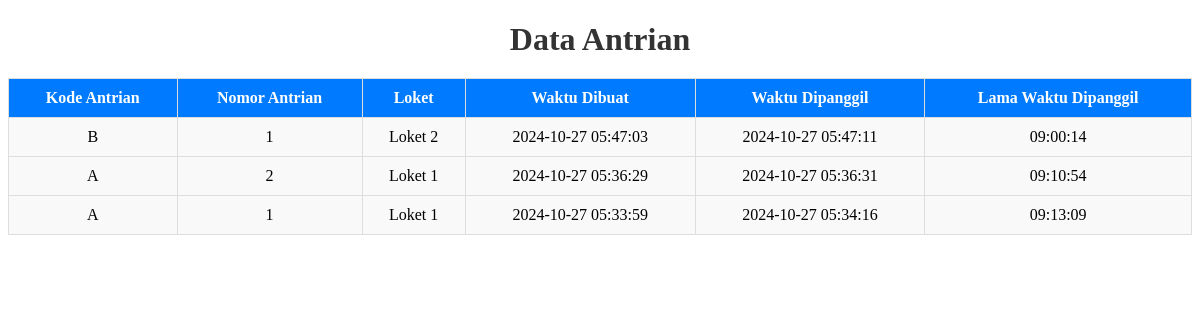
The page /data_antrian.php on the database its author committed.
### tables this page shows
CREATE TABLE `queue` (
  `id` int(11) NOT NULL,
  `queue_code` char(1) DEFAULT NULL,
  `queue_number` int(11) DEFAULT NULL,
  `status` enum('waiting','called') DEFAULT 'waiting',
  `created_at` timestamp NOT NULL DEFAULT CURRENT_TIMESTAMP,
  `called_at` timestamp NULL DEFAULT NULL,
  `counter_id` int(11) DEFAULT NULL
);

CREATE TABLE `counter` (
  `id` int(11) NOT NULL,
  `name` varchar(50) DEFAULT NULL,
  `current_queue` int(11) DEFAULT NULL
);

### data_antrian.php (the view, shortened to what this page needs)
<?php
include 'config.php';
function timeDifference($start_time)
{
    $now = new DateTime();
    $start = new DateTime($start_time);
    $interval = $now->diff($start);
    return $interval->format('%H:%I:%S');
}
$sql = "SELECT queue.queue_code, queue.queue_number, queue.created_at, queue.called_at,counter.name  FROM queue LEFT JOIN counter ON queue.counter_id = counter.id ORDER BY queue.created_at DESC";
$result = $conn->query($sql);
?>
<!DOCTYPE html>
<html lang="id">
<head>
    <link rel="stylesheet" href="css/style.css">
</head>
<body>
    <h1>Data Antrian</h1>
    <table border="1">
        <thead>
            <tr>
                <th>Kode Antrian</th>
                <th>Nomor Antrian</th>
                <th>Loket</th>
                <th>Waktu Dibuat</th>
                <th>Waktu Dipanggil</th>
                <th>Lama Waktu Dipanggil</th>
            </tr>
        </thead>
        <tbody>
            <?php while ($row = $result->fetch_assoc()): ?>
                <tr>
                    <td><?= $row['queue_code'] ?></td>
                    <td><?= $row['queue_number'] ?></td>
                    <td><?= $row['name'] ?></td>
                    <td><?= $row['created_at'] ?></td>
                    <td><?= $row['called_at'] ?? '-' ?></td>
                    <td>
                        <?php
                        if ($row['called_at']) {
                            echo timeDifference($row['called_at']);
                        } else {
                            echo '-';
                        }
                        ?>
                    </td>
                </tr>
            <?php endwhile; ?>
        </tbody>
    </table>
</body>
</html>

### css/style.css (style rules this page uses)
table { width: 100%; border-collapse: collapse; margin: 20px 0; }
table, th, td { border: 1px solid #ddd; text-align: center; }
th, td { padding: 10px; }
th { background-color: #007bff; color: #fff; }
td { background-color: #f9f9f9; }
h1 { text-align: center; margin-bottom: 20px; color: #333; }

### rows shown on the page
queue: queue_code "B", queue_number "1", counter.name "Loket 2", created_at "2024-10-27 05:47:03", called_at "2024-10-27 05:47:11", called_at "09:00:14"
queue: queue_code "A", queue_number "2", counter.name "Loket 1", created_at "2024-10-27 05:36:29", called_at "2024-10-27 05:36:31", called_at "09:10:54"
queue: queue_code "A", queue_number "1", counter.name "Loket 1", created_at "2024-10-27 05:33:59", called_at "2024-10-27 05:34:16", called_at "09:13:09"
